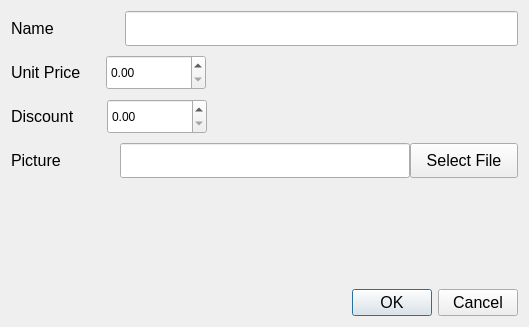
<?xml version="1.0" encoding="UTF-8"?>
<ui version="4.0">
 <class>EditMenuDialog</class>
 <widget class="QDialog" name="EditMenuDialog">
  <property name="geometry">
   <rect>
    <x>0</x>
    <y>0</y>
    <width>529</width>
    <height>327</height>
   </rect>
  </property>
  <property name="windowTitle">
   <string>Dialog</string>
  </property>
  <layout class="QGridLayout" name="gridLayout_2">
   <item row="1" column="0">
    <spacer name="verticalSpacer">
     <property name="orientation">
      <enum>Qt::Vertical</enum>
     </property>
     <property name="sizeHint" stdset="0">
      <size>
       <width>20</width>
       <height>74</height>
      </size>
     </property>
    </spacer>
   </item>
   <item row="2" column="0">
    <layout class="QHBoxLayout" name="horizontalLayout_6">
     <item>
      <spacer name="horizontalSpacer_4">
       <property name="orientation">
        <enum>Qt::Horizontal</enum>
       </property>
       <property name="sizeHint" stdset="0">
        <size>
         <width>238</width>
         <height>20</height>
        </size>
       </property>
      </spacer>
     </item>
     <item>
      <layout class="QHBoxLayout" name="horizontalLayout">
       <item>
        <widget class="QPushButton" name="okButton">
         <property name="font">
          <font>
           <pointsize>12</pointsize>
          </font>
         </property>
         <property name="text">
          <string>OK</string>
         </property>
        </widget>
       </item>
       <item>
        <widget class="QPushButton" name="cancelButton">
         <property name="font">
          <font>
           <pointsize>12</pointsize>
          </font>
         </property>
         <property name="text">
          <string>Cancel</string>
         </property>
        </widget>
       </item>
      </layout>
     </item>
    </layout>
   </item>
   <item row="0" column="0">
    <layout class="QGridLayout" name="gridLayout">
     <property name="verticalSpacing">
      <number>9</number>
     </property>
     <item row="0" column="0">
      <layout class="QHBoxLayout" name="horizontalLayout_5">
       <item>
        <widget class="QLabel" name="label">
         <property name="font">
          <font>
           <pointsize>12</pointsize>
          </font>
         </property>
         <property name="text">
          <string>Name</string>
         </property>
        </widget>
       </item>
       <item>
        <spacer name="horizontalSpacer">
         <property name="orientation">
          <enum>Qt::Horizontal</enum>
         </property>
         <property name="sizeType">
          <enum>QSizePolicy::Expanding</enum>
         </property>
         <property name="sizeHint" stdset="0">
          <size>
           <width>20</width>
           <height>20</height>
          </size>
         </property>
        </spacer>
       </item>
       <item>
        <widget class="QLineEdit" name="nameEdit">
         <property name="sizePolicy">
          <sizepolicy hsizetype="Minimum" vsizetype="Minimum">
           <horstretch>0</horstretch>
           <verstretch>0</verstretch>
          </sizepolicy>
         </property>
         <property name="minimumSize">
          <size>
           <width>393</width>
           <height>35</height>
          </size>
         </property>
         <property name="maximumSize">
          <size>
           <width>400</width>
           <height>35</height>
          </size>
         </property>
         <property name="font">
          <font>
           <pointsize>10</pointsize>
          </font>
         </property>
        </widget>
       </item>
      </layout>
     </item>
     <item row="1" column="0">
      <layout class="QHBoxLayout" name="horizontalLayout_4">
       <item>
        <widget class="QLabel" name="label_2">
         <property name="font">
          <font>
           <pointsize>12</pointsize>
          </font>
         </property>
         <property name="text">
          <string>Unit Price</string>
         </property>
        </widget>
       </item>
       <item>
        <spacer name="horizontalSpacer_2">
         <property name="orientation">
          <enum>Qt::Horizontal</enum>
         </property>
         <property name="sizeType">
          <enum>QSizePolicy::Fixed</enum>
         </property>
         <property name="sizeHint" stdset="0">
          <size>
           <width>25</width>
           <height>20</height>
          </size>
         </property>
        </spacer>
       </item>
       <item>
        <widget class="QDoubleSpinBox" name="priceSpinBox">
         <property name="sizePolicy">
          <sizepolicy hsizetype="Minimum" vsizetype="Minimum">
           <horstretch>0</horstretch>
           <verstretch>0</verstretch>
          </sizepolicy>
         </property>
         <property name="minimumSize">
          <size>
           <width>100</width>
           <height>35</height>
          </size>
         </property>
         <property name="maximumSize">
          <size>
           <width>100</width>
           <height>35</height>
          </size>
         </property>
         <property name="singleStep">
          <double>0.100000000000000</double>
         </property>
        </widget>
       </item>
       <item>
        <spacer name="horizontalSpacer_5">
         <property name="orientation">
          <enum>Qt::Horizontal</enum>
         </property>
         <property name="sizeHint" stdset="0">
          <size>
           <width>40</width>
           <height>20</height>
          </size>
         </property>
        </spacer>
       </item>
      </layout>
     </item>
     <item row="2" column="0">
      <layout class="QHBoxLayout" name="horizontalLayout_3">
       <item>
        <widget class="QLabel" name="label_3">
         <property name="font">
          <font>
           <pointsize>12</pointsize>
          </font>
         </property>
         <property name="text">
          <string>Discount</string>
         </property>
        </widget>
       </item>
       <item>
        <spacer name="horizontalSpacer_3">
         <property name="orientation">
          <enum>Qt::Horizontal</enum>
         </property>
         <property name="sizeType">
          <enum>QSizePolicy::Fixed</enum>
         </property>
         <property name="sizeHint" stdset="0">
          <size>
           <width>32</width>
           <height>20</height>
          </size>
         </property>
        </spacer>
       </item>
       <item>
        <widget class="QDoubleSpinBox" name="discountSpinBox">
         <property name="sizePolicy">
          <sizepolicy hsizetype="Minimum" vsizetype="Minimum">
           <horstretch>0</horstretch>
           <verstretch>0</verstretch>
          </sizepolicy>
         </property>
         <property name="minimumSize">
          <size>
           <width>100</width>
           <height>35</height>
          </size>
         </property>
        </widget>
       </item>
       <item>
        <spacer name="horizontalSpacer_6">
         <property name="orientation">
          <enum>Qt::Horizontal</enum>
         </property>
         <property name="sizeHint" stdset="0">
          <size>
           <width>40</width>
           <height>20</height>
          </size>
         </property>
        </spacer>
       </item>
      </layout>
     </item>
     <item row="3" column="0">
      <layout class="QHBoxLayout" name="horizontalLayout_2">
       <item>
        <widget class="QLabel" name="label_4">
         <property name="font">
          <font>
           <pointsize>12</pointsize>
          </font>
         </property>
         <property name="text">
          <string>Picture</string>
         </property>
        </widget>
       </item>
       <item>
        <widget class="QLineEdit" name="pictureEdit">
         <property name="sizePolicy">
          <sizepolicy hsizetype="Minimum" vsizetype="Minimum">
           <horstretch>0</horstretch>
           <verstretch>0</verstretch>
          </sizepolicy>
         </property>
         <property name="minimumSize">
          <size>
           <width>290</width>
           <height>35</height>
          </size>
         </property>
         <property name="maximumSize">
          <size>
           <width>300</width>
           <height>35</height>
          </size>
         </property>
         <property name="font">
          <font>
           <pointsize>10</pointsize>
          </font>
         </property>
         <property name="text">
          <string/>
         </property>
        </widget>
       </item>
       <item>
        <widget class="QPushButton" name="selecFileButton">
         <property name="sizePolicy">
          <sizepolicy hsizetype="Minimum" vsizetype="Minimum">
           <horstretch>0</horstretch>
           <verstretch>0</verstretch>
          </sizepolicy>
         </property>
         <property name="minimumSize">
          <size>
           <width>0</width>
           <height>35</height>
          </size>
         </property>
         <property name="maximumSize">
          <size>
           <width>16777215</width>
           <height>35</height>
          </size>
         </property>
         <property name="font">
          <font>
           <pointsize>12</pointsize>
          </font>
         </property>
         <property name="text">
          <string>Select File</string>
         </property>
        </widget>
       </item>
      </layout>
     </item>
    </layout>
   </item>
  </layout>
 </widget>
 <resources/>
 <connections/>
</ui>
